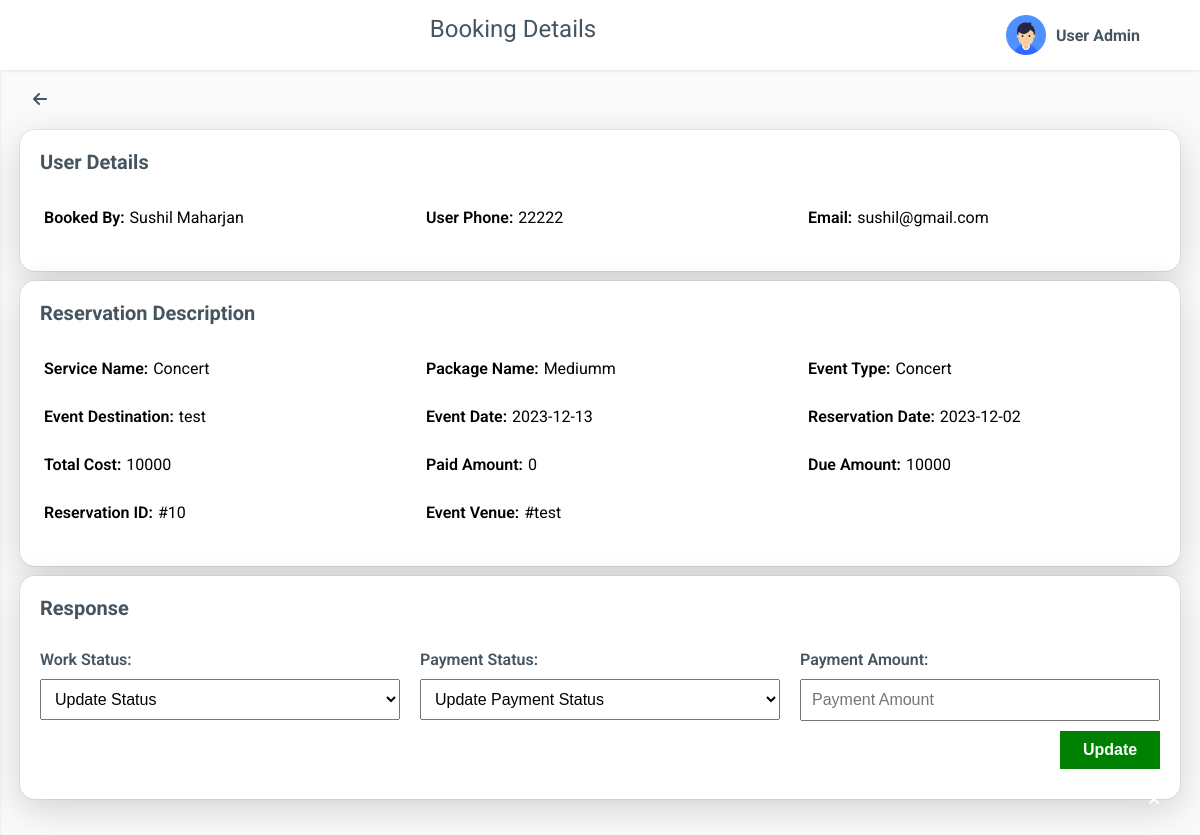
/admin/booking.php?criteria=10 (signed in), run on the app's committed database.
### tables this page shows
CREATE TABLE `tbl_reservation` (
  `res_id` int(11) NOT NULL,
  `userId` int(11) NOT NULL,
  `packageId` int(11) NOT NULL,
  `reserveDate` date NOT NULL,
  `reserveTime` time NOT NULL,
  `status` varchar(255) NOT NULL,
  `totalcost` int(11) NOT NULL,
  `advanceamt` int(11) NOT NULL,
  `numDays` int(11) NOT NULL,
  `event_date` date NOT NULL,
  `amtstatus` varchar(255) NOT NULL,
  `eventDestination` varchar(255) NOT NULL
);

CREATE TABLE `tbl_users` (
  `id` int(11) NOT NULL,
  `name` varchar(255) NOT NULL,
  `email` varchar(255) NOT NULL,
  `username` varchar(255) NOT NULL,
  `dob` date NOT NULL,
  `phone` bigint(20) NOT NULL,
  `gender` enum('male','female','other','') NOT NULL,
  `fatherName` varchar(255) NOT NULL,
  `motherName` varchar(255) NOT NULL,
  `perAddress` varchar(255) NOT NULL,
  `tmpAddress` varchar(255) NOT NULL,
  `image` varchar(255) NOT NULL,
  `password` varchar(255) NOT NULL,
  `dateofjoin` date NOT NULL
);

CREATE TABLE `tbl_service` (
  `ser_id` int(11) NOT NULL,
  `ser_name` varchar(255) NOT NULL,
  `type` int(11) NOT NULL,
  `image` varchar(255) NOT NULL,
  `description` text NOT NULL
);

CREATE TABLE `tbl_packages` (
  `pkg_id` int(11) NOT NULL,
  `pkg_name` varchar(255) NOT NULL,
  `pkg_cost` float NOT NULL,
  `pkg_guest` int(11) NOT NULL,
  `pkg_description` text NOT NULL,
  `service_id` int(11) NOT NULL
);

CREATE TABLE `tbl_types` (
  `type_id` int(11) NOT NULL,
  `name` varchar(255) NOT NULL
);

### admin/booking.php (the view, shortened to what this page needs)
<?php
require_once('header.php');
require_once('sidebar.php');
?>
<div class="main">
        <div class="main-header">
            <div class="main-title">
                Booking Details
            </div>
            <?php
            require_once('profile.php');
            ?>
        </div>
        <div class="main-content">
            <div class="row">
            <div class="col-12">
                <a href="request.php">
                    <div class="breadcum">
                        <i class="fa-solid fa-arrow-left"></i>
                    </div>
                </a>
                <?php
                $id = $_GET['criteria'];
                $sql = "SELECT r.*, u.name AS user_name, u.email AS user_email, u.phone AS user_phone,
                        s.ser_name AS serviceName, p.pkg_name AS packageName, t.name AS eventType, r.eventDestination
                        FROM tbl_reservation r
                        JOIN tbl_users u ON r.userId = u.id
                        JOIN tbl_packages p ON r.packageId = p.pkg_id
                        JOIN tbl_service s ON p.service_id = s.ser_id
                        JOIN tbl_types t ON s.type = t.type_id
                        WHERE r.res_id = $id;
                ";
                $result = $conn->query($sql);
                while ($row = $result->fetch_assoc()) {
                ?>
                    <div class="box">
                        <div class="box-header">
                            User Details
                        </div>
                        <div class="box-body overflow-scroll">
                            <table>
                                <tbody>
                                    <tr>
                                        <td><h1>Booked By: <span><?= $row['user_name']; ?></span></h1></td>
                                    </tr>
                                    <tr>
                                        <td><h1>User Phone: <span><?= $row['user_phone']; ?></span></h1></td>
                                    </tr>
                                    <tr>
                                        <td><h1>Email: <span><?= $row['user_email']; ?></span></h1></td>
                                    </tr>
                                </tbody>
                            </table>
                        </div>
                    </div>
                    <div class="box">
                        <div class="box-header">
                            Reservation Description
                        </div>
                        <div class="box-body overflow-scroll">
                            <table>
                                <tbody>
                                    <tr>
                                        <td><h1>Service Name: <span><?= $row['serviceName']; ?></span></h1></td>
                                    </tr>
                                    <tr>
                                        <td><h1>Package Name: <span><?= $row['packageName']; ?></span></h1></td>
                                    </tr>
                                    <tr>
                                        <td><h1>Event Type: <span><?= $row['eventType']; ?></span></h1></td>
                                    </tr>
                                    <tr>
                                        <td><h1>Event Destination: <span><?= $row['eventDestination']; ?></span></h1></td>
                                    </tr>
                                    <tr>
                                        <td><h1>Event Date: <span><?= $row['event_date']; ?></span></h1></td>
                                    </tr>
                                    <tr>
                                        <td><h1>Reservation Date: <span><?= $row['reserveDate']; ?></span></h1></td>
                                    </tr>
                                    <tr>
                                        <td><h1>Total Cost: <span><?= $row['totalcost']; ?></span></h1></td>
                                    </tr>
                                    <tr>
                                        <td><h1>Paid Amount: <span><?= $row['advanceamt']; ?></span></h1></td>
                                    </tr>
                                    <tr>
                                        <?php
                                        $dueAmt = $row['totalcost'] - $row['advanceamt'];
                                        ?>
                                        <td><h1>Due Amount: <span><?= $dueAmt ?></span></h1></td>
                                    </tr>
                                    <tr>
                                        <td><h1>Reservation ID: <span>#<?= $row['res_id']; ?></span></h1></td>
                                    </tr>
                                    <tr>
                                        <td><h1>Event Venue: <span>#<?= $row['eventDestination']; ?></span></h1></td>
                                    </tr>
                                </tbody>
                            </table>
                        </div>
                    </div>
                    <div class="box">
                        <div class="box-header">
                            Response
                        </div>
                        <div class="box-body overflow-scroll">
                            <form action="" method="post">
                                <div class="input-box" id="block">
                                    <label for="status">Work Status:</label>
                                    <select name="status" id="status">
                                        <option value="" selected disabled>Update Status</option>
                                    </select>
                                </div>
                                <div class="input-box">
                                    <label for="pstatus">Payment Status:</label>
                                    <select name="pstatus" id="pstatus">
                                        <option value="" selected disabled>Update Payment Status</option>
                                    </select>
                                </div>
                                <div class="input-box">
                                    <label for="payment">Payment Amount:</label>
                                    <input type="number" name="payment" placeholder="Payment Amount">
                                </div>
                                <div class="input-box" id="update">
                                    <input type="submit" name="updatedata" value="Update">
                                </div>
                            </form>
                        </div>
                    </div>
                <?php
                }
                ?>
            </div>
            </div>
        </div>
</div>
<?php
require_once('footer.php');
?>

### admin/css/app.css (style rules this page uses)
:root { --body-bg: #fafafb; --box-bg: #ffffff; --main-color: #a10e55; --btn-edit: #1177aa; --btn-view: #06b47d; --btn-delete: #b90f0f; --text-color: #455560; --tbl-thead: #1A0051; --text-second-color: #72849ab3; --sidebar-color: #061945b3; --sidebar-active-color: #ffffff; --sidebar-hover-color: #ffffff; --sidebar-background-color: #22a613; --success-color: #d4edda; --success-color-border: #28a745; --danger-color: #f8d7da; --border-color: #b1b1b1; --menu-item-active-bg: rgba(201, 247, 62, 0.1); --gradient-bg:linear-gradient(to right, #02266C , #1A0051); --inversegradient-bg:linear-gradient(to right, #1A0051, #02266C ); --box-border-radius: 15px; --sidebar-size: 300px; --sidebar-logo-img-size: 45px; --sidebar-logo-size: 80px; --profile-image-size: 45px; --main-header-height: 80px; --shadow: 0 1px 4px -1px rgb(0 0 0 / 15%); }
* { padding: 0; margin: 0; box-sizing: border-box; }
body { font-family: "Roboto", sans-serif; background-color: var(--body-bg); color: var(--text-color); position: relative; }
a { text-decoration: none; color: unset; display: inline-block; }
.main { padding-left: var(--sidebar-size); display: block; margin: 0; }
.main-header { display: flex; width: 100%; justify-content: space-between; padding: 15px 20px; background-color: var(--box-bg); box-shadow: var(--shadow); position: sticky; top: 0; z-index: 100; }
.main-title { text-transform: capitalize; font-size: 1.5rem; }
.main-content { padding: 10px 20px; height: calc(100vh - var(--main-header-height)); overflow-y: auto; }
.main-content .row .col-12 .breadcum { padding: 10px; font-size: 16px; font-weight: 600; width: 40px; height: 40px; align-items: center; text-align: center; }
.box { background-color: var(--box-bg); padding: 20px 20px 10px 20px; border: none; border-radius: var(--box-border-radius); margin: 10px 0px; box-shadow: rgba(0, 0, 0, 0.16) 0px 10px 36px 0px, rgba(0, 0, 0, 0.06) 0px 0px 0px 1px; }
.box h1 { font-size: 3rem; text-align: center; margin: 10px 0px; color: var(--btn-edit); }
.box-header { text-transform: capitalize; font-size: 1.25rem; font-weight: 700; }
.box-body { padding: 20px 0; }
table { width: 100%; min-width: 1000px; }
table th, table td { padding: 10px 0; border-bottom: 1px solid var(--border-color); }
.overflow-scroll { overflow-y: auto; }
@media only screen and (max-width: 1280px) { .main { padding-left: 0; } }

### admin/css/grid.css (style rules this page uses)
.row { display: flex; flex-wrap: wrap; margin: 0 -15px; }
[class*="col-"] { padding: 0 15px; margin-bottom: 20px; }
.col-12 { width: 100%; }

### admin/booking.php (style rules this page uses)
table tbody { display: grid; grid-template-columns: repeat(3, 1fr); grid-gap: 5px 30px; }
table tr { width: 100%; }
table tr td { width: 100%; border-bottom: none; }
table tr td h1 { font-size: 18px; font-weight: 600; }
table tr td span { font-weight: 400; }
.box-body form { display: grid; grid-template-columns: repeat(3, 1fr); grid-gap: 10px 20px; }
.box form .input-box label { font-size: 1rem; font-weight: 600; display: block; margin: 10px 0px; }
.box form .input-box input, .box form .input-box select { width: 100%; padding: 10px; font-size: 1rem; font-weight: 400; }
#update { grid-column: 3; }
#update input { background-color: green; color: #fff; font-size: 1rem; font-weight: 600; border: none; cursor: pointer; padding: 10px 0px; width: 100px; float: right; }
.box table tbody tr { padding: 0; margin: 0; }
.box table tbody tr td { padding: 0; margin: 0; }
.box table tbody tr h1 span { margin-left: 5px; }
.box table tbody tr h1 { font-size: 1rem; color: #000; display: flex; }

### data on the page
tbl_reservation: userId.name "Sushil Maharjan", userId.phone "22222", userId.email "sushil@gmail.com", tbl_service.ser_name "Concert", packageId.pkg_name "Mediumm", tbl_types.name "Concert", eventDestination "test", event_date "2023-12-13", reserveDate "2023-12-02", totalcost "10000", advanceamt "0", res_id "10"
